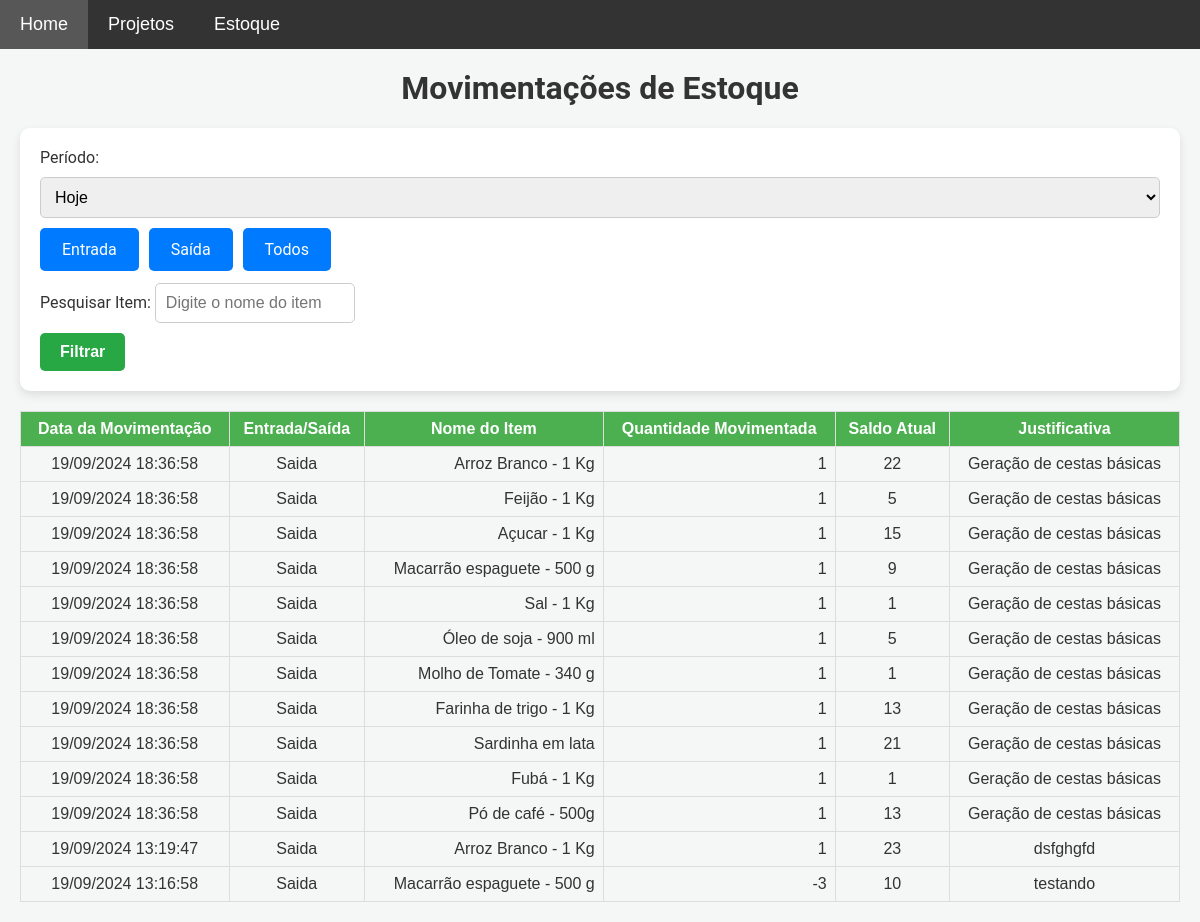
Page /movimentacoes on the earlier database version.
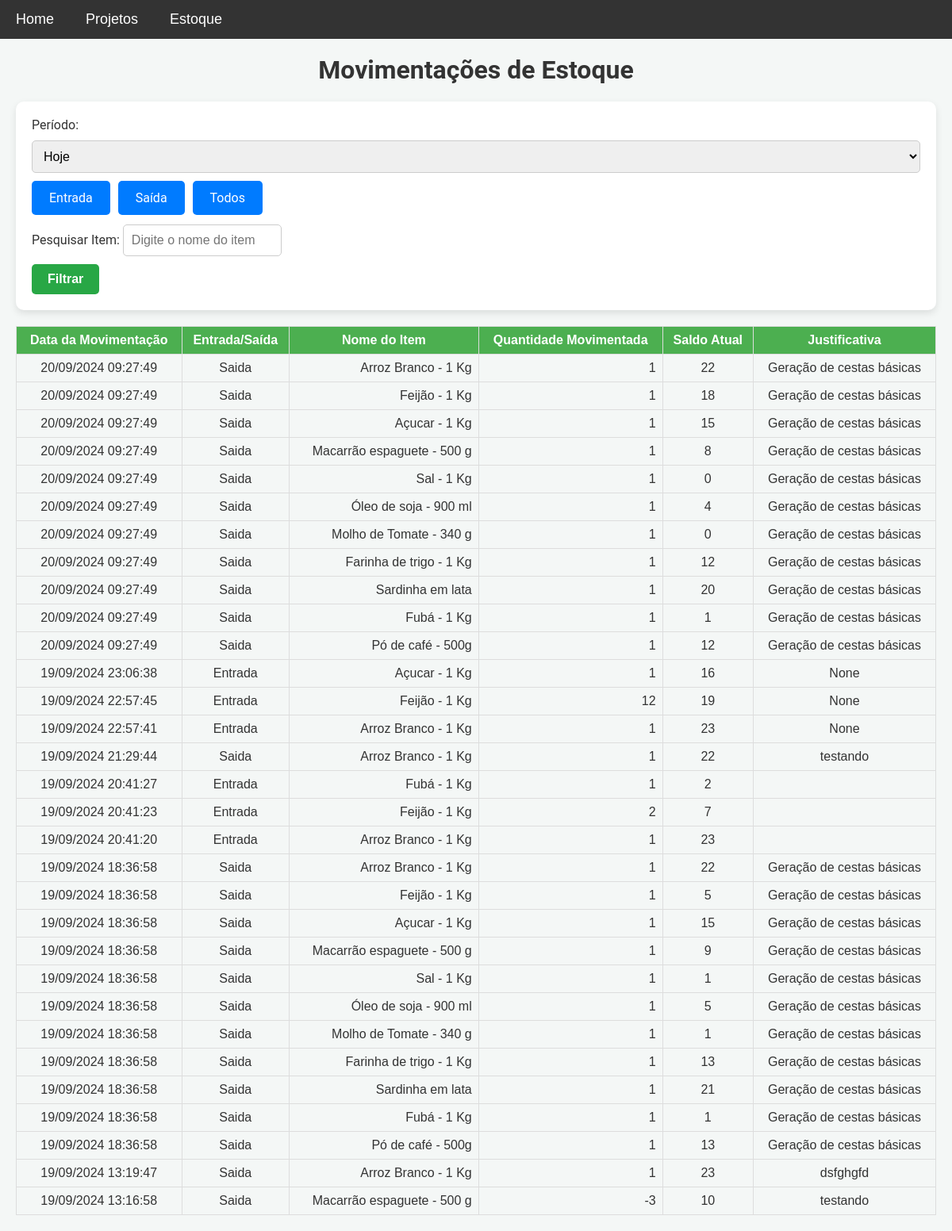
Same page on the later database version.
### models.py (models this page shows)
class MovimentacaoEstoque(db.Model):
    __table_args__ = {'extend_existing': True}
    id = db.Column(db.Integer, primary_key=True)
    item_id = db.Column(db.Integer, db.ForeignKey('item.id'), nullable=False)
    tipo_movimentacao = db.Column(db.String(10), nullable=False)  # 'entrada' ou 'saida'
    quantidade = db.Column(db.Integer, nullable=False)
    data_hora = db.Column(db.DateTime, default=datetime.utcnow)
    justificativa = db.Column(db.String(255), nullable=True, default='')  # Define string vazia como padrão
    saldo_atual = db.Column(db.Integer, nullable=False)  # Adiciona o campo saldo atual
    item = db.relationship('Item', backref=db.backref('movimentacoes', lazy=True))

class Item(db.Model):
    __table_args__ = {'extend_existing': True}  # Estende a tabela existente ao invés de tentar recriá-la
    id = db.Column(db.Integer, primary_key=True)
    nome = db.Column(db.String(100), nullable=False)
    descricao = db.Column(db.Text, nullable=False)
    categoria = db.Column(db.String(50), nullable=False)
    quantidade = db.Column(db.Integer, nullable=False, default=0)
    preco = db.Column(db.Float, nullable=False)

### app.py (the view, shortened to what this page needs)
@app.route('/movimentacoes', methods=['GET'])
def movimentacoes_estoque():
    periodo = request.args.get('periodo')  # Obtém o filtro de período
    tipo_movimentacao = request.args.get('tipo_movimentacao', 'todos')  # Filtro para o tipo de movimentação
    nome_item = request.args.get('nome_item', '').strip()  # Filtro para o nome do item
    query = MovimentacaoEstoque.query.join(Item)
    hoje = datetime.now(tz).date()  # Data de hoje no fuso horário definido
    if periodo == 'hoje':
        query = query.filter(db.func.date(MovimentacaoEstoque.data_hora) == hoje)
    elif periodo == 'semana':
        inicio_semana = hoje - timedelta(days=hoje.weekday())
        query = query.filter(MovimentacaoEstoque.data_hora >= inicio_semana)
    elif periodo == 'mes':
        query = query.filter(db.extract('month', MovimentacaoEstoque.data_hora) == hoje.month, db.extract('year', MovimentacaoEstoque.data_hora) == hoje.year)
    elif periodo == 'ano':
        query = query.filter(db.extract('year', MovimentacaoEstoque.data_hora) == hoje.year)
    elif periodo == 'ultimos_30_dias':
        ultimos_30_dias = hoje - timedelta(days=30)
        query = query.filter(MovimentacaoEstoque.data_hora >= ultimos_30_dias)
    elif periodo == 'ultimos_12_meses':
        ultimos_12_meses = hoje.replace(year=hoje.year - 1)
        query = query.filter(MovimentacaoEstoque.data_hora >= ultimos_12_meses)
    if tipo_movimentacao in ['entrada', 'saida']:
        query = query.filter(MovimentacaoEstoque.tipo_movimentacao == tipo_movimentacao)
    movimentacoes = query.order_by(MovimentacaoEstoque.data_hora.desc()).all()
    if nome_item:
        nome_item_normalizado = remover_acentos(nome_item).lower()
        movimentacoes = [m for m in movimentacoes if remover_acentos(m.item.nome).lower().find(nome_item_normalizado) != -1]
    return render_template('movimentacoes.html', movimentacoes=movimentacoes, tz=tz)  # Renderiza o template com as movimentações

### templates/movimentacoes.html (shortened to what this page needs)
{% extends 'base.html' %}
{% block content %}
    <h1>Movimentações de Estoque</h1>
    <form method="GET" action="{{ url_for('movimentacoes_estoque') }}">
        <label for="periodo">Período:</label>
        <select name="periodo" id="periodo" onchange="togglePeriodoPersonalizado(this.value)">
            <option value="hoje" {% if request.args.get('periodo') == 'hoje' %}selected{% endif %}>Hoje</option>
        </select>
        <div class="radio-buttons">
            <label for="entrada" class="btn">Entrada</label>
            <label for="saida" class="btn">Saída</label>
            <label for="todos" class="btn">Todos</label>
        </div>
        <div class="search-bar">
            <label for="nome_item">Pesquisar Item:</label>
            <input type="text" name="nome_item" id="nome_item" placeholder="Digite o nome do item" value="{{ request.args.get('nome_item', '') }}">
        </div>
        <button type="submit">Filtrar</button>
    </form>
    <table class="estoque-table">
        <thead>
            <tr>
                <th>Data da Movimentação</th>
                <th>Entrada/Saída</th>
                <th>Nome do Item</th>
                <th>Quantidade Movimentada</th>
                <th>Saldo Atual</th>
                <th>Justificativa</th>
            </tr>
        </thead>
        <tbody>
            {% for movimentacao in movimentacoes %}
            <tr>
                <td>{{ movimentacao.data_hora.astimezone(tz).strftime('%d/%m/%Y %H:%M:%S') }}</td>
                <td>{{ movimentacao.tipo_movimentacao | capitalize }}</td>
                <td>{{ movimentacao.item.nome }}</td>
                <td>{{ movimentacao.quantidade }}</td>
                <td>{{ movimentacao.saldo_atual }}</td>
                <td>{{ movimentacao.justificativa }}</td>
            </tr>
            {% endfor %}
        </tbody>
    </table>
{% endblock %}

### templates/base.html (shortened to what this page needs)
<!DOCTYPE html>
<html lang="pt-BR">
<head>
    <link rel="stylesheet" href="{{ url_for('static', filename='css/style.css') }}">
</head>
<body>
    <nav class="navbar">
        <ul class="main-menu">
            <li><a href="{{ url_for('home') }}">Home</a></li>
            <li class="dropdown">
                <a href="javascript:void(0)" class="dropbtn">Projetos</a>
            </li>
            <li class="dropdown">
                <a href="javascript:void(0)" class="dropbtn">Estoque</a>
            </li>
        </ul>
    </nav>
    <div class="content">
        {% block content %}{% endblock %}
    </div>
</body>
</html>

### static/css/style.css (style rules this page uses)
body { font-family: 'Roboto', sans-serif; background-color: #f4f7f6; margin: 0; padding: 0; color: #333; }
h1, h3 { text-align: center; margin-top: 0; }
a { text-decoration: none; color: white; transition: background-color 0.3s ease; }
.content { padding: 20px; }
form { background-color: white; padding: 20px; border-radius: 10px; box-shadow: 0 4px 10px rgba(0, 0, 0, 0.1); margin-bottom: 20px; }
input[type="text"], input[type="date"], textarea, select { width: 100%; padding: 10px; margin: 10px 0; border: 1px solid #ccc; border-radius: 5px; font-size: 16px; box-sizing: border-box; }
form input[type="text"], form input[type="date"] { max-width: 200px; display: inline-block; margin-right: 10px; }
button { padding: 10px 20px; background-color: #28a745; color: white; border: none; border-radius: 5px; font-size: 16px; font-weight: bold; cursor: pointer; transition: background-color 0.3s ease; }
.estoque-table { width: 100%; border-collapse: collapse; margin-top: 20px; font-family: Arial, sans-serif; }
.estoque-table th, .estoque-table td { border: 1px solid #ddd; padding: 8px; }
.estoque-table th { background-color: #4CAF50; color: white; text-align: center; font-weight: bold; }
.estoque-table td { text-align: center; }
.estoque-table td:nth-child(3), .estoque-table td:nth-child(4) { text-align: right; }
.search-bar input { width: 100%; padding: 12px; margin-top: 12px; font-size: 16px; border: 1px solid #ccc; border-radius: 5px; }
.navbar { background-color: #333; font-family: Arial, sans-serif; display: flex; align-items: center; position: relative; z-index: 1000; }
.navbar ul { list-style-type: none; margin: 0; padding: 0; display: flex; flex-wrap: wrap; }
.navbar ul li { position: relative; }
.navbar ul.main-menu > li > a { display: block; color: white; text-align: center; padding: 14px 20px; text-decoration: none; font-size: 18px; }
.radio-buttons { display: flex; gap: 10px; }
.btn { display: inline-block; padding: 10px 20px; background-color: #007bff; color: white; border: 2px solid transparent; border-radius: 5px; cursor: pointer; transition: background-color 0.3s ease, color 0.3s ease; }
input[type="text"], input[type="date"], textarea, select { width: 100%; padding: 10px; margin-bottom: 10px; border: 1px solid #ccc; border-radius: 5px; font-size: 16px; }

Differences in the rows shown:
added MovimentacaoEstoque: data_hora.astimezone "20/09/2024 09:27:49", tipo_movimentacao "Saida", item.nome "Arroz Branco - 1 Kg", quantidade "1", saldo_atual "22", justificativa "Geração de cestas básicas"
added MovimentacaoEstoque: data_hora.astimezone "20/09/2024 09:27:49", tipo_movimentacao "Saida", item.nome "Feijão - 1 Kg", quantidade "1", saldo_atual "18", justificativa "Geração de cestas básicas"
added MovimentacaoEstoque: data_hora.astimezone "20/09/2024 09:27:49", tipo_movimentacao "Saida", item.nome "Açucar - 1 Kg", quantidade "1", saldo_atual "15", justificativa "Geração de cestas básicas"
added MovimentacaoEstoque: data_hora.astimezone "20/09/2024 09:27:49", tipo_movimentacao "Saida", item.nome "Macarrão espaguete - 500 g", quantidade "1", saldo_atual "8", justificativa "Geração de cestas básicas"
added MovimentacaoEstoque: data_hora.astimezone "20/09/2024 09:27:49", tipo_movimentacao "Saida", item.nome "Sal - 1 Kg", quantidade "1", saldo_atual "0", justificativa "Geração de cestas básicas"
added MovimentacaoEstoque: data_hora.astimezone "20/09/2024 09:27:49", tipo_movimentacao "Saida", item.nome "Óleo de soja - 900 ml", quantidade "1", saldo_atual "4", justificativa "Geração de cestas básicas"
added MovimentacaoEstoque: data_hora.astimezone "20/09/2024 09:27:49", tipo_movimentacao "Saida", item.nome "Molho de Tomate - 340 g", quantidade "1", saldo_atual "0", justificativa "Geração de cestas básicas"
added MovimentacaoEstoque: data_hora.astimezone "20/09/2024 09:27:49", tipo_movimentacao "Saida", item.nome "Farinha de trigo - 1 Kg", quantidade "1", saldo_atual "12", justificativa "Geração de cestas básicas"
added MovimentacaoEstoque: data_hora.astimezone "20/09/2024 09:27:49", tipo_movimentacao "Saida", item.nome "Sardinha em lata", quantidade "1", saldo_atual "20", justificativa "Geração de cestas básicas"
added MovimentacaoEstoque: data_hora.astimezone "20/09/2024 09:27:49", tipo_movimentacao "Saida", item.nome "Fubá - 1 Kg", quantidade "1", saldo_atual "1", justificativa "Geração de cestas básicas"
added MovimentacaoEstoque: data_hora.astimezone "20/09/2024 09:27:49", tipo_movimentacao "Saida", item.nome "Pó de café - 500g", quantidade "1", saldo_atual "12", justificativa "Geração de cestas básicas"
added MovimentacaoEstoque: data_hora.astimezone "19/09/2024 23:06:38", tipo_movimentacao "Entrada", item.nome "Açucar - 1 Kg", quantidade "1", saldo_atual "16", justificativa "None"
added MovimentacaoEstoque: data_hora.astimezone "19/09/2024 22:57:45", tipo_movimentacao "Entrada", item.nome "Feijão - 1 Kg", quantidade "12", saldo_atual "19", justificativa "None"
added MovimentacaoEstoque: data_hora.astimezone "19/09/2024 22:57:41", tipo_movimentacao "Entrada", item.nome "Arroz Branco - 1 Kg", quantidade "1", saldo_atual "23", justificativa "None"
added MovimentacaoEstoque: data_hora.astimezone "19/09/2024 21:29:44", tipo_movimentacao "Saida", item.nome "Arroz Branco - 1 Kg", quantidade "1", saldo_atual "22", justificativa "testando"
added MovimentacaoEstoque: data_hora.astimezone "19/09/2024 20:41:27", tipo_movimentacao "Entrada", item.nome "Fubá - 1 Kg", quantidade "1", saldo_atual "2"
added MovimentacaoEstoque: data_hora.astimezone "19/09/2024 20:41:23", tipo_movimentacao "Entrada", item.nome "Feijão - 1 Kg", quantidade "2", saldo_atual "7"
added MovimentacaoEstoque: data_hora.astimezone "19/09/2024 20:41:20", tipo_movimentacao "Entrada", item.nome "Arroz Branco - 1 Kg", quantidade "1", saldo_atual "23"
